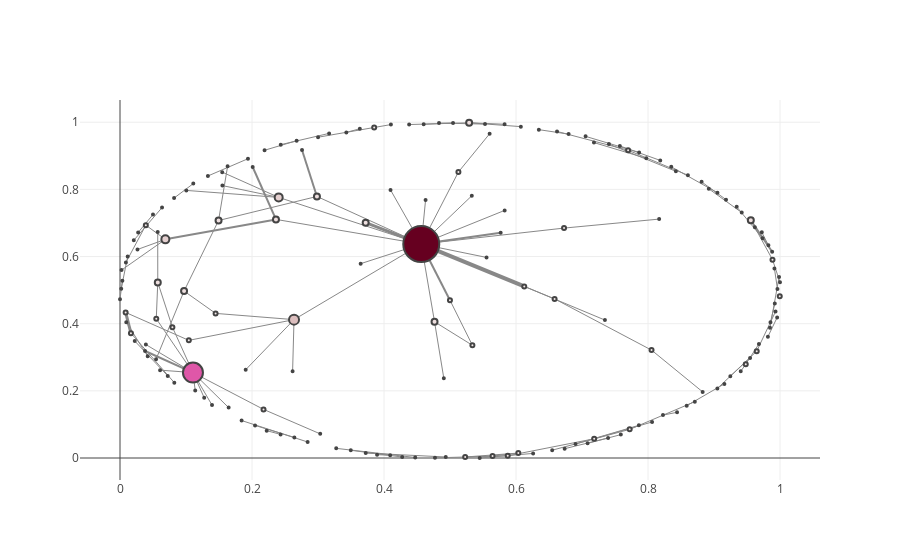

The cell this chart's notebook holds for it:
### Markdown cell above
### Spring Layout

### Code cell
hashtagGraphSpring = hashtagGraph.copy()
applyLayout(hashtagGraphSpring, nx.spring_layout)
plotNetworkCenterColor(hashtagGraphSpring, 'degree')
